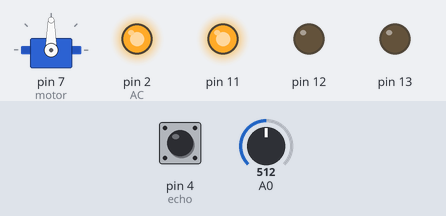
A sketch run on a simulated Arduino Uno, built with avr-gcc and run on an emulated ATmega328P. Shown: servo, output pins drawn as LEDs (lit = HIGH). Dashed ring = blinking. The inputs (shaded band) are chosen by the test bench; at power-on: A0 = 512, pin 4 (echo) LOW. Pins used as bus, display or sensor lines are not drawn.

Above: at 1.5 s.
1.6 s: A0 set to 187
5.1 s: A0 set to 166
At 8.0 s:
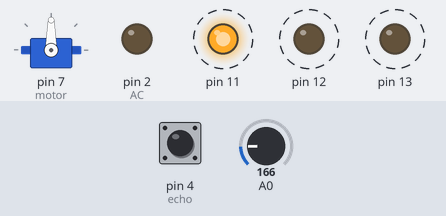
10.1 s: A0 set to 306
At 13.1 s:
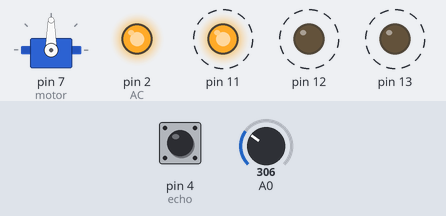
13.6 s: A0 set to 122
At 16.7 s:
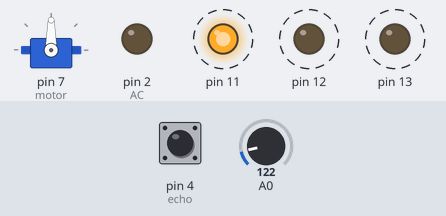
17.1 s: pin 4 (echo) pulsed HIGH 5 times (0.12 s each, 0.3 s apart)
At 19.5 s:
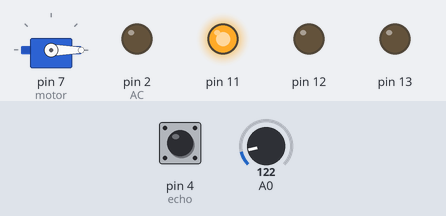
Timing chart, 0 to 21.6 s (numbered marks = the images above; inputs shaded):
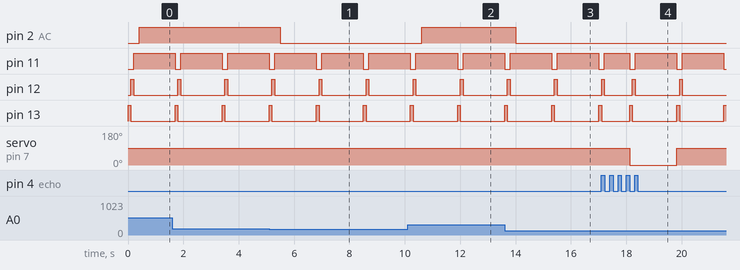

The sketch:

sum_181.ino
```cpp
#include<Servo.h>

Servo motor;

void setup(){

pinMode(13,OUTPUT);
  pinMode(12,OUTPUT);
  pinMode(11,OUTPUT);


  pinMode(3,OUTPUT); //trig
  pinMode(4,INPUT);  //echo

  pinMode(A0,INPUT);

  motor.attach(7);

  pinMode(2,OUTPUT); //AC


}

void loop(){


//lighting

  digitalWrite(13,1);
  digitalWrite(12,0);
  digitalWrite(11,0);
  delay(100);

  digitalWrite(13,0);
  digitalWrite(12,1);
  digitalWrite(11,0);
  delay(100);

  digitalWrite(13,0);
  digitalWrite(12,0);
  digitalWrite(11,1);
  delay(100);


//temperature controlling

  float tmp = analogRead(A0);

  tmp = tmp * .004828814;
  tmp = (tmp - 0.5) * 100;

  delay (100);

  if(tmp>35){

  digitalWrite(2,1); //turning on AC-->here as a light

  }
  else {

    digitalWrite(2,0);
  }


  //ultrasonic

  digitalWrite(3,0);
  delay(100);
  digitalWrite(3,1);
  delay(100);
  digitalWrite(3,0);
  delay(100);


    int reading = pulseIn(4,1)/29/2;

  if(reading <20){
    motor.write(90);
     }
  else{
    motor.write(0);
  }


}
```

Measured:
- the behaviour switches between 177 and 176 on A0 (found by bisection; images 0 and 1)
- after the input at 5.1 s, pin 2 (AC): HIGH → LOW after 0.40 s
- after the input at 10.1 s, pin 2 (AC): LOW → HIGH after 0.50 s
- after the input at 13.6 s, pin 2 (AC): HIGH → LOW after 0.40 s
- after the input at 17.1 s, servo on pin 7 (motor): 90° → 0° after 1.0 s, → 90° 1.7 s later
- by itself, pin 11: alternates HIGH for 1.5 s and LOW for 0.20 s
- by itself, pin 12, pin 13: alternates HIGH for 0.10 s and LOW for 1.6 s
